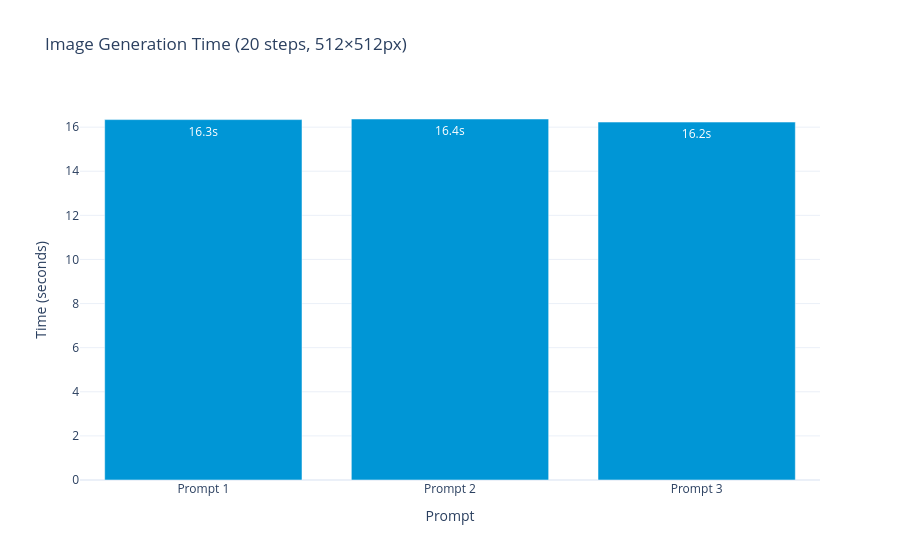

Source (notebook cell):
### Code cell
import time
import plotly.graph_objects as go

# Benchmark: measure generation time across multiple prompts with consistent params.
# Using 512×512 + 20 steps to keep the benchmark fast.
bench_prompts = [
    "A scenic mountain landscape at sunrise",
    "Abstract data visualization with colorful charts",
    "A circuit board with glowing components, macro photography",
]
BENCH_PARAMS = {
    "num_inference_steps": 20,
    "guidance_scale":      3.5,
    "height":              512,
    "width":               512,
    "seed":                0,   # Fixed seed for reproducible benchmarks
}

times = []
for p in bench_prompts:
    t0 = time.time()
    res = model.predict(pd.DataFrame([{"prompt": p}]), params=BENCH_PARAMS)
    elapsed = time.time() - t0
    times.append(elapsed)
    monitor.log_inference(num_tokens=512 * 512 // 64, elapsed_seconds=elapsed)

fig = go.Figure(go.Bar(
    x=[f"Prompt {i+1}" for i in range(len(bench_prompts))],
    y=times,
    marker_color="#0096d6",
    text=[f"{t:.1f}s" for t in times],
    textposition="auto",
))
fig.update_layout(
    title=(
        f"Image Generation Time "
        f"({BENCH_PARAMS['num_inference_steps']} steps, "
        f"{BENCH_PARAMS['width']}×{BENCH_PARAMS['height']}px)"
    ),
    xaxis_title="Prompt",
    yaxis_title="Time (seconds)",
    template="plotly_white",
)
fig.show()

### Figure 1 — Plotly figure (JSON) as saved in the notebook; plotly's stock layout.template omitted (floating-point values rounded to 4 significant figures)
{"data": [{"marker": {"color": "#0096d6"}, "text": ["16.3s", "16.4s", "16.2s"], "textposition": "auto", "type": "bar", "x": ["Prompt 1", "Prompt 2", "Prompt 3"], "y": [16.34, 16.37, 16.23]}], "layout": {"title": {"text": "Image Generation Time (20 steps, 512×512px)"}, "xaxis": {"title": {"text": "Prompt"}}, "yaxis": {"title": {"text": "Time (seconds)"}}}}
